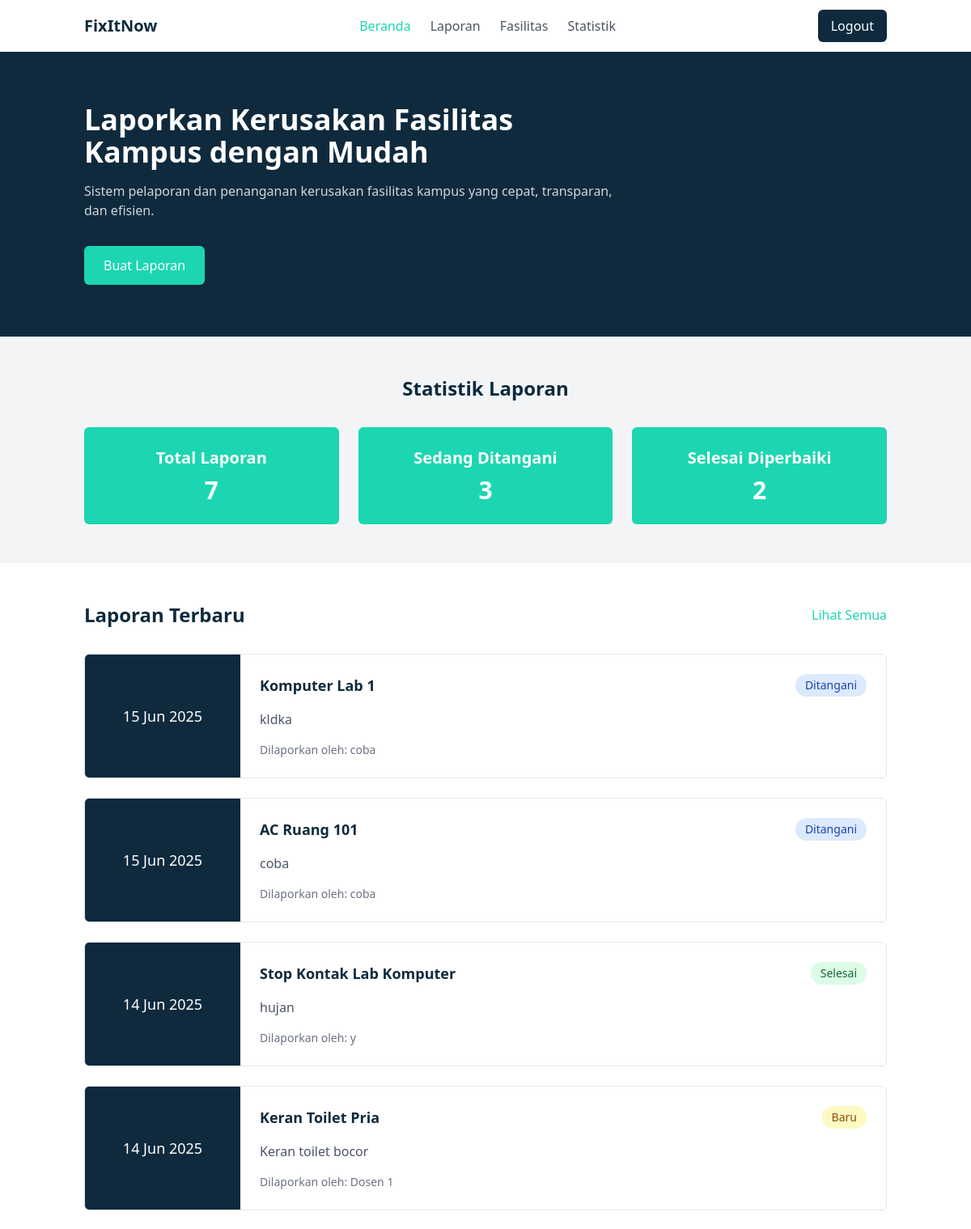
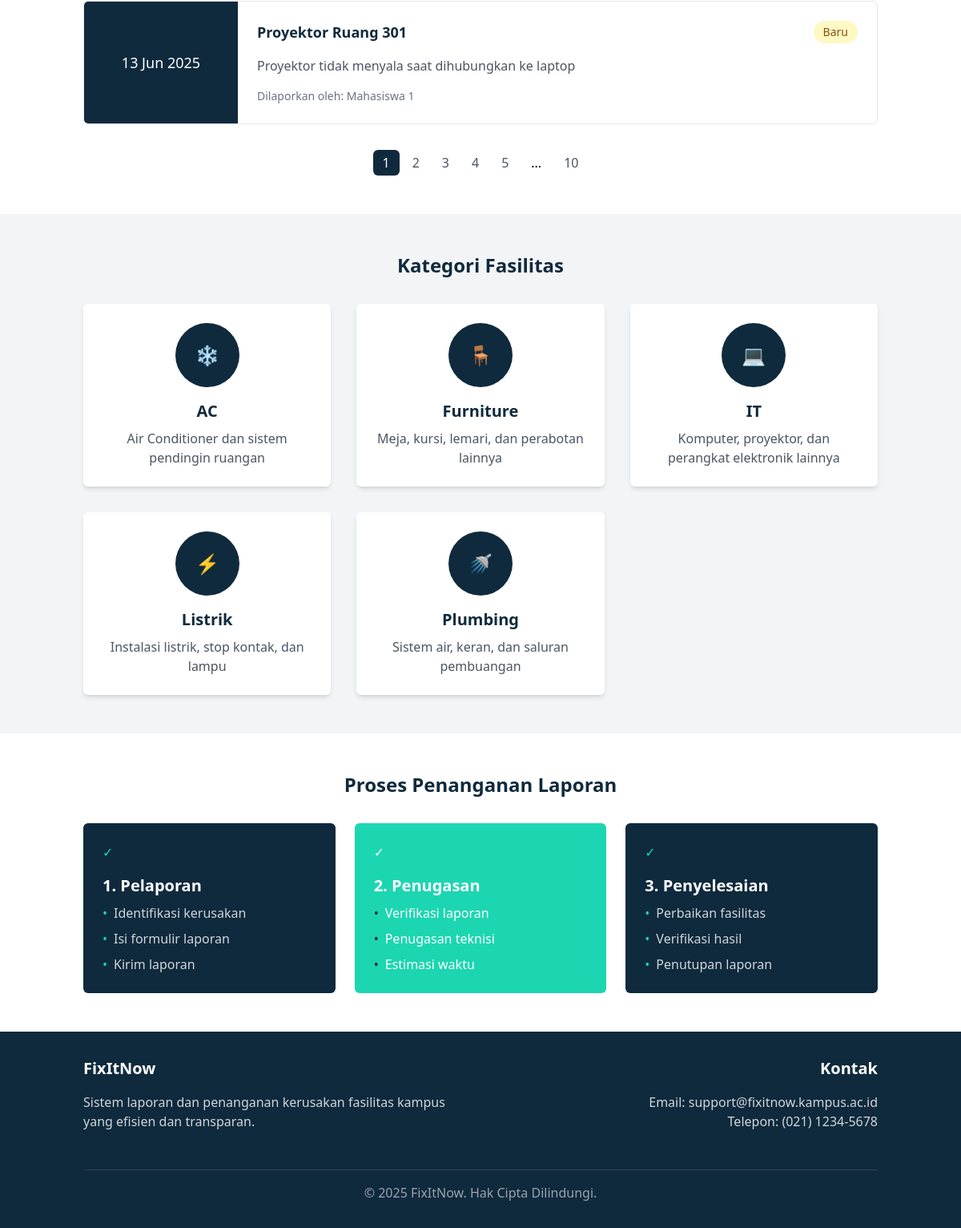
/index.php (signed in), run on the app's committed database (2 pictures, top to bottom).
### tables this page shows
CREATE TABLE `laporan` (
  `id_laporan` int NOT NULL AUTO_INCREMENT,
  `id_pelapor` int NOT NULL,
  `id_fasilitas` int NOT NULL,
  `deskripsi_kerusakan` text NOT NULL,
  `status` enum('Baru','Ditangani','Selesai') NOT NULL DEFAULT 'Baru',
  `tanggal_lapor` datetime NOT NULL,
  `id_teknisi` int DEFAULT NULL,
  `estimasi_selesai` date DEFAULT NULL,
  `tanggal_selesai` datetime DEFAULT NULL,
  PRIMARY KEY (`id_laporan`),
  KEY `id_pelapor` (`id_pelapor`),
  KEY `id_fasilitas` (`id_fasilitas`),
  KEY `id_teknisi` (`id_teknisi`),
  CONSTRAINT `laporan_ibfk_1` FOREIGN KEY (`id_pelapor`) REFERENCES `users` (`id_user`),
  CONSTRAINT `laporan_ibfk_2` FOREIGN KEY (`id_fasilitas`) REFERENCES `fasilitas` (`id_fasilitas`),
  CONSTRAINT `laporan_ibfk_3` FOREIGN KEY (`id_teknisi`) REFERENCES `users` (`id_user`)
);

CREATE TABLE `fasilitas` (
  `id_fasilitas` int NOT NULL AUTO_INCREMENT,
  `nama_fasilitas` varchar(100) NOT NULL,
  `id_kategori` int NOT NULL,
  `lokasi` varchar(100) NOT NULL,
  PRIMARY KEY (`id_fasilitas`),
  KEY `id_kategori` (`id_kategori`),
  CONSTRAINT `fasilitas_ibfk_1` FOREIGN KEY (`id_kategori`) REFERENCES `kategori_fasilitas` (`id_kategori`)
);

CREATE TABLE `users` (
  `id_user` int NOT NULL AUTO_INCREMENT,
  `nama` varchar(100) NOT NULL,
  `email` varchar(100) NOT NULL,
  `password` varchar(255) NOT NULL,
  `role` enum('user','teknisi','admin') NOT NULL DEFAULT 'user',
  `created_at` timestamp NULL DEFAULT CURRENT_TIMESTAMP,
  PRIMARY KEY (`id_user`),
  UNIQUE KEY `email` (`email`)
);

CREATE TABLE `kategori_fasilitas` (
  `id_kategori` int NOT NULL AUTO_INCREMENT,
  `nama_kategori` varchar(50) NOT NULL,
  `deskripsi` text,
  PRIMARY KEY (`id_kategori`)
);

### models/Laporan.php (called while the page is built, shortened)
<?php
class Laporan {
    protected $pdo;
    public function __construct(PDO $db_connection) {
        $this->pdo = $db_connection;
    }
    public function getLatestReports($limit = 5) {
        try {
            $limit = (int)$limit;
            $query = "SELECT l.*, f.nama_fasilitas, u.nama as nama_pelapor
                      FROM laporan l
                      JOIN fasilitas f ON l.id_fasilitas = f.id_fasilitas
                      JOIN users u ON l.id_pelapor = u.id_user
                      ORDER BY l.tanggal_lapor DESC
                      LIMIT $limit";
            $stmt = $this->pdo->prepare($query);
            $stmt->execute();
            return $stmt->fetchAll(PDO::FETCH_ASSOC);
        } catch (PDOException $e) {
            throw new Exception("Error fetching reports: " . $e->getMessage());
        }
    }
    public function getTotalReports() {
        try {
            $stmt = $this->pdo->prepare("SELECT COUNT(*) as total FROM laporan");
            $stmt->execute();
            return $stmt->fetchColumn();
        } catch (PDOException $e) {
            throw new Exception("Error counting reports: " . $e->getMessage());
        }
    }
    public function getReportsByStatus($status) {
        try {
            $query = "SELECT l.*, f.nama_fasilitas, u.nama as nama_pelapor
                      FROM laporan l
                      JOIN fasilitas f ON l.id_fasilitas = f.id_fasilitas
                      JOIN users u ON l.id_pelapor = u.id_user
                      WHERE l.status = ?";
            $stmt = $this->pdo->prepare($query);
            $stmt->execute([$status]);
            return $stmt->fetchAll(PDO::FETCH_ASSOC);
        } catch (PDOException $e) {
            throw new Exception("Error fetching reports by status: " . $e->getMessage());
        }
    }
}
?>

### models/Fasilitas.php (called while the page is built, shortened)
<?php
class Fasilitas {
    private $conn;
    public function __construct($db) {
        $this->conn = $db;
    }
    public function getAllCategories() {
        $query = "SELECT * FROM kategori_fasilitas ORDER BY nama_kategori ASC";
        $stmt = $this->conn->prepare($query);
        $stmt->execute();
        return $stmt->fetchAll(PDO::FETCH_ASSOC);
    }
}
?>

### index.php (the view, shortened to what this page needs)
<?php
require_once 'models/Laporan.php';
require_once 'models/Fasilitas.php';
$db = new Database();
$conn = $db->getConnection();
$laporanModel = new Laporan($conn);
$fasilitasModel = new Fasilitas($conn);
$latestReports = $laporanModel->getLatestReports(5);
$totalReports = $laporanModel->getTotalReports();
$inProgressReports = $laporanModel->getReportsByStatus('Ditangani');
$completedReports = $laporanModel->getReportsByStatus('Selesai');
$categories = $fasilitasModel->getAllCategories();
?>
<!DOCTYPE html>
<html lang="id">
<head>
    <script src="https://cdn.tailwindcss.com"></script>
</head>
<body class="bg-gray-100">
    <nav class="bg-white shadow-md">
        <div class="container mx-auto px-4 py-3 flex justify-between items-center">
            <div class="flex items-center">
                <a href="index.php" class="text-primary font-bold text-xl">FixItNow</a>
            </div>
            <div class="hidden md:flex space-x-6">
                <a href="index.php" class="text-secondary font-medium">Beranda</a>
                <a href="laporan.php" class="text-gray-600 hover:text-secondary">Laporan</a>
                <a href="fasilitas.php" class="text-gray-600 hover:text-secondary">Fasilitas</a>
                <a href="statistik.php" class="text-gray-600 hover:text-secondary">Statistik</a>
            </div>
            <div>
                <?php if(isset($_SESSION['user_id'])): ?>
                    <div class="flex items-center space-x-4">
                        <a href="logout.php" class="bg-primary text-white px-4 py-2 rounded-md hover:bg-primary-light">Logout</a>
                    </div>
                <?php else: ?>
                    <a href="login.php" class="bg-secondary text-white px-4 py-2 rounded-md hover:bg-secondary-light">Login</a>
                <?php endif; ?>
            </div>
        </div>
    </nav>
    <section class="bg-primary text-white">
        <div class="container mx-auto px-4 py-16">
            <div class="max-w-2xl">
                <h1 class="text-3xl md:text-4xl font-bold mb-4">Laporkan Kerusakan Fasilitas Kampus dengan Mudah</h1>
                <p class="text-gray-300 mb-8">Sistem pelaporan dan penanganan kerusakan fasilitas kampus yang cepat, transparan, dan efisien.</p>
                <a href="buat-laporan.php" class="bg-secondary text-white px-6 py-3 rounded-md hover:bg-secondary-light inline-block">Buat Laporan</a>
            </div>
        </div>
    </section>
    <section class="py-12">
        <div class="container mx-auto px-4">
            <h2 class="text-2xl font-bold text-primary mb-8 text-center">Statistik Laporan</h2>
            <div class="grid grid-cols-1 md:grid-cols-3 gap-6">
                <div class="bg-secondary p-6 rounded-md text-white text-center">
                    <h3 class="text-xl font-bold mb-2">Total Laporan</h3>
                    <p class="text-3xl font-bold"><?= $totalReports ?></p>
                </div>
                <div class="bg-secondary p-6 rounded-md text-white text-center">
                    <h3 class="text-xl font-bold mb-2">Sedang Ditangani</h3>
                    <p class="text-3xl font-bold"><?= count($inProgressReports) ?></p>
                </div>
                <div class="bg-secondary p-6 rounded-md text-white text-center">
                    <h3 class="text-xl font-bold mb-2">Selesai Diperbaiki</h3>
                    <p class="text-3xl font-bold"><?= count($completedReports) ?></p>
                </div>
            </div>
        </div>
    </section>
    <section class="py-12 bg-white">
        <div class="container mx-auto px-4">
            <div class="flex justify-between items-center mb-8">
                <h2 class="text-2xl font-bold text-primary">Laporan Terbaru</h2>
                <a href="laporan.php" class="text-secondary hover:underline">Lihat Semua</a>
            </div>
            <div class="grid grid-cols-1 gap-6">
                <?php foreach($latestReports as $report): ?>
                <div class="border border-gray-200 rounded-md overflow-hidden flex flex-col md:flex-row">
                    <div class="bg-primary w-full md:w-48 p-4 flex items-center justify-center">
                        <span class="text-white text-lg font-medium"><?= date('d M Y', strtotime($report['tanggal_lapor'])) ?></span>
                    </div>
                    <div class="p-6 flex-1">
                        <div class="flex flex-wrap justify-between mb-4">
                            <h3 class="text-lg font-bold text-primary"><?= $report['nama_fasilitas'] ?></h3>
                            <span class="<?= getStatusClass($report['status']) ?> px-3 py-1 rounded-full text-sm">
                                <?= $report['status'] ?>
                            </span>
                        </div>
                        <p class="text-gray-600 mb-4"><?= $report['deskripsi_kerusakan'] ?></p>
                        <div class="flex items-center text-sm text-gray-500">
                            <span>Dilaporkan oleh: <?= $report['nama_pelapor'] ?></span>
                        </div>
                    </div>
                </div>
                <?php endforeach; ?>
            </div>
            <div class="flex justify-center mt-8">
                <nav class="flex items-center space-x-1">
                    <a href="#" class="px-3 py-1 bg-primary text-white rounded-md">1</a>
                    <a href="#" class="px-3 py-1 text-gray-600 hover:bg-gray-100 rounded-md">2</a>
                    <a href="#" class="px-3 py-1 text-gray-600 hover:bg-gray-100 rounded-md">3</a>
                    <a href="#" class="px-3 py-1 text-gray-600 hover:bg-gray-100 rounded-md">4</a>
                    <a href="#" class="px-3 py-1 text-gray-600 hover:bg-gray-100 rounded-md">5</a>
                    <span class="px-3 py-1">...</span>
                    <a href="#" class="px-3 py-1 text-gray-600 hover:bg-gray-100 rounded-md">10</a>
                </nav>
            </div>
        </div>
    </section>
    <section class="py-12">
        <div class="container mx-auto px-4">
            <h2 class="text-2xl font-bold text-primary mb-8 text-center">Kategori Fasilitas</h2>
            <div class="grid grid-cols-1 md:grid-cols-3 gap-8">
                <?php foreach($categories as $category): ?>
                <div class="bg-white p-6 rounded-md shadow-md text-center">
                    <div class="w-20 h-20 bg-primary rounded-full flex items-center justify-center mx-auto mb-4">
                        <span class="text-secondary text-2xl"><?= getCategoryIcon($category['nama_kategori']) ?></span>
                    </div>
                    <h3 class="text-xl font-bold text-primary mb-2"><?= $category['nama_kategori'] ?></h3>
                    <p class="text-gray-600"><?= $category['deskripsi'] ?></p>
                </div>
                <?php endforeach; ?>
            </div>
        </div>
    </section>
    <section class="py-12 bg-white">
        <div class="container mx-auto px-4">
            <h2 class="text-2xl font-bold text-primary mb-8 text-center">Proses Penanganan Laporan</h2>
            <div class="grid grid-cols-1 md:grid-cols-3 gap-6">
                <div class="bg-primary p-6 rounded-md">
                    <div class="text-secondary mb-4">✓</div>
                    <h3 class="text-white text-xl font-bold mb-2">1. Pelaporan</h3>
                    <ul class="text-gray-300 space-y-2">
                        <li class="flex items-start">
                            <span class="text-secondary mr-2">•</span>
                            <span>Identifikasi kerusakan</span>
                        </li>
                        <li class="flex items-start">
                            <span class="text-secondary mr-2">•</span>
                            <span>Isi formulir laporan</span>
                        </li>
                        <li class="flex items-start">
                            <span class="text-secondary mr-2">•</span>
                            <span>Kirim laporan</span>
                        </li>
                    </ul>
                </div>
                <div class="bg-secondary p-6 rounded-md">
                    <div class="text-white mb-4">✓</div>
                    <h3 class="text-white text-xl font-bold mb-2">2. Penugasan</h3>
                    <ul class="text-white space-y-2">
                        <li class="flex items-start">
                            <span class="text-primary mr-2">•</span>
                            <span>Verifikasi laporan</span>
                        </li>
                        <li class="flex items-start">
                            <span class="text-primary mr-2">•</span>
                            <span>Penugasan teknisi</span>
                        </li>
                        <li class="flex items-start">
                            <span class="text-primary mr-2">•</span>
                            <span>Estimasi waktu</span>
                        </li>
                    </ul>
                </div>
                <div class="bg-primary p-6 rounded-md">
                    <div class="text-secondary mb-4">✓</div>
                    <h3 class="text-white text-xl font-bold mb-2">3. Penyelesaian</h3>
                    <ul class="text-gray-300 space-y-2">
                        <li class="flex items-start">
                            <span class="text-secondary mr-2">•</span>
                            <span>Perbaikan fasilitas</span>
                        </li>
                        <li class="flex items-start">
                            <span class="text-secondary mr-2">•</span>
                            <span>Verifikasi hasil</span>
                        </li>
                        <li class="flex items-start">
                            <span class="text-secondary mr-2">•</span>
                            <span>Penutupan laporan</span>
                        </li>
                    </ul>
                </div>
            </div>
        </div>
    </section>
    <footer class="bg-primary text-white py-8">
        <div class="container mx-auto px-4">
            <div class="grid grid-cols-1 md:grid-cols-2 gap-8">
                <div>
                    <h3 class="text-xl font-bold mb-4">FixItNow</h3>
                    <p class="text-gray-300 mb-4">Sistem laporan dan penanganan kerusakan fasilitas kampus yang efisien dan transparan.</p>
                </div>
                <div class="md:text-right">
                    <h3 class="text-xl font-bold mb-4">Kontak</h3>
                    <p class="text-gray-300">Email: support@fixitnow.kampus.ac.id</p>
                    <p class="text-gray-300">Telepon: (021) 1234-5678</p>
                </div>
            </div>
            <div class="border-t border-gray-700 mt-8 pt-4 text-center text-gray-400">
                <p>&copy; <?= date('Y') ?> FixItNow. Hak Cipta Dilindungi.</p>
            </div>
        </div>
    </footer>
    <?php
    function getStatusClass($status) {
        switch($status) {
            case 'Baru':
                return 'bg-yellow-100 text-yellow-800';
            case 'Ditangani':
                return 'bg-blue-100 text-blue-800';
            case 'Selesai':
                return 'bg-green-100 text-green-800';
        }
    }
    function getCategoryIcon($category) {
        switch($category) {
            case 'AC':
                return '❄';
            case 'Listrik':
                return '⚡';
            case 'Plumbing':
                return '🚿';
            case 'Furniture':
                return '🪑';
            case 'IT':
                return '💻';
        }
    }
    ?>
</body>
</html>

### data on the page
laporan: tanggal_lapor "15 Jun 2025", id_fasilitas.nama_fasilitas "Komputer Lab 1", status "Ditangani", deskripsi_kerusakan "kldka", id_pelapor.nama "coba"
laporan: tanggal_lapor "15 Jun 2025", id_fasilitas.nama_fasilitas "AC Ruang 101", status "Ditangani", deskripsi_kerusakan "coba", id_pelapor.nama "coba"
laporan: tanggal_lapor "14 Jun 2025", id_fasilitas.nama_fasilitas "Stop Kontak Lab Komputer", status "Selesai", deskripsi_kerusakan "hujan", id_pelapor.nama "y"
laporan: tanggal_lapor "14 Jun 2025", id_fasilitas.nama_fasilitas "Keran Toilet Pria", status "Baru", deskripsi_kerusakan "Keran toilet bocor", id_pelapor.nama "Dosen 1"
laporan: tanggal_lapor "13 Jun 2025", id_fasilitas.nama_fasilitas "Proyektor Ruang 301", status "Baru", deskripsi_kerusakan "Proyektor tidak menyala saat dihubungkan ke laptop", id_pelapor.nama "Mahasiswa 1"
kategori_fasilitas: nama_kategori "❄", nama_kategori "AC", deskripsi "Air Conditioner dan sistem pendingin ruangan"
kategori_fasilitas: nama_kategori "🪑", nama_kategori "Furniture", deskripsi "Meja, kursi, lemari, dan perabotan lainnya"
kategori_fasilitas: nama_kategori "💻", nama_kategori "IT", deskripsi "Komputer, proyektor, dan perangkat elektronik lainnya"
kategori_fasilitas: nama_kategori "⚡", nama_kategori "Listrik", deskripsi "Instalasi listrik, stop kontak, dan lampu"
kategori_fasilitas: nama_kategori "🚿", nama_kategori "Plumbing", deskripsi "Sistem air, keran, dan saluran pembuangan"

### other printed values
$totalReports "7"
count($inProgressReports) "3"
count($completedReports) "2"
